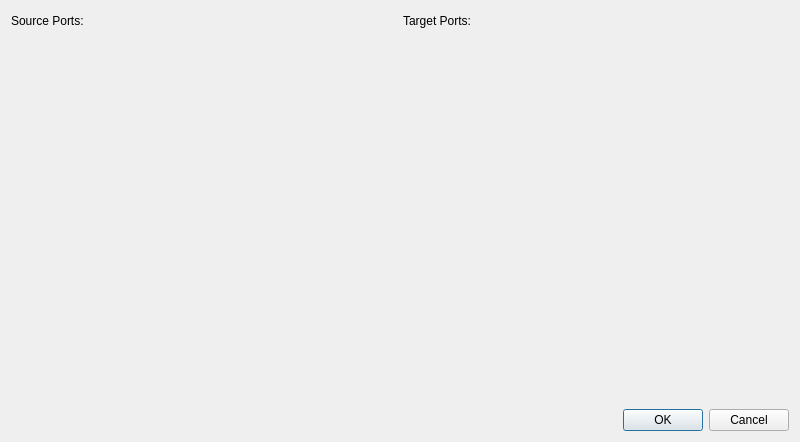
<?xml version="1.0" encoding="UTF-8"?>
<ui version="4.0">
 <class>PortSelect</class>
 <widget class="QWidget" name="PortSelect">
  <property name="geometry">
   <rect>
    <x>0</x>
    <y>0</y>
    <width>800</width>
    <height>442</height>
   </rect>
  </property>
  <layout class="QVBoxLayout" name="verticalLayout_3">
   <item>
    <layout class="QHBoxLayout" name="horizontalLayout">
     <item>
      <layout class="QVBoxLayout" name="verticalLayout_2">
       <item>
        <widget class="QLabel" name="label">
         <property name="maximumSize">
          <size>
           <width>100</width>
           <height>20</height>
          </size>
         </property>
         <property name="text">
          <string>Source Ports:</string>
         </property>
        </widget>
       </item>
       <item>
        <widget class="QFrame" name="frame">
         <layout class="QVBoxLayout" name="verticalLayout_4"/>
        </widget>
       </item>
      </layout>
     </item>
     <item>
      <layout class="QVBoxLayout" name="verticalLayout">
       <item>
        <widget class="QLabel" name="label_2">
         <property name="maximumSize">
          <size>
           <width>100</width>
           <height>20</height>
          </size>
         </property>
         <property name="text">
          <string>Target Ports:</string>
         </property>
        </widget>
       </item>
       <item>
        <widget class="QFrame" name="frame_2">
         <layout class="QVBoxLayout" name="verticalLayout_5"/>
        </widget>
       </item>
      </layout>
     </item>
    </layout>
   </item>
   <item>
    <widget class="QDialogButtonBox" name="buttonBox">
     <property name="standardButtons">
      <set>QDialogButtonBox::Cancel|QDialogButtonBox::Ok</set>
     </property>
    </widget>
   </item>
  </layout>
 </widget>
 <resources/>
 <connections/>
</ui>
